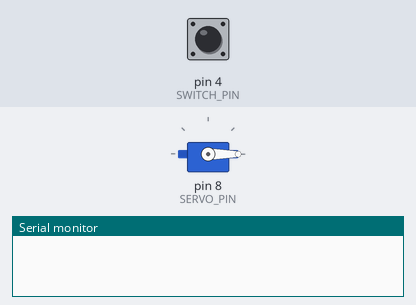
Recording of a sketch running on a simulated Arduino Uno, built with avr-gcc and run on an emulated ATmega328P. Shown: servo, the last lines printed to the serial monitor. The test bench sets the inputs (shaded band); at power-on: pin 4 (SWITCH_PIN) HIGH.

Above: at 1.2 s.
1.3 s: pin 4 (SWITCH_PIN) pulled LOW for 0.15 s
At 4.1 s:
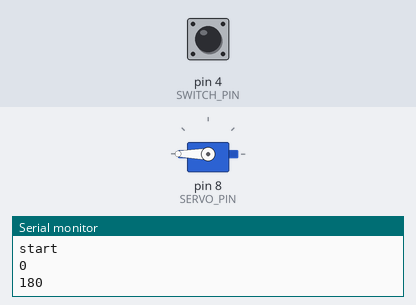
4.4 s: pin 4 (SWITCH_PIN) pulled LOW for 3.2 s
At 6.2 s:
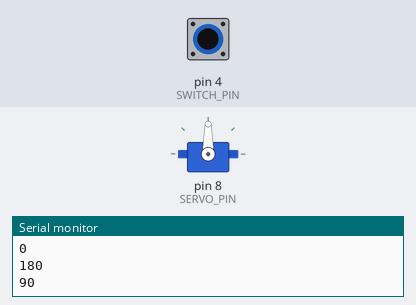
9.1 s: pin 4 (SWITCH_PIN) pulled LOW for 1 s
At 10.5 s:
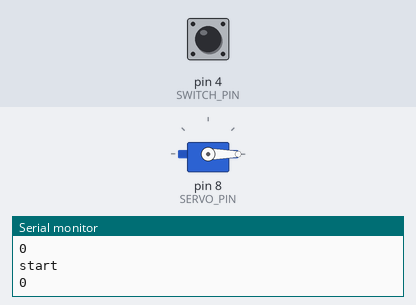
Timing chart, 0 to 18.8 s (numbered marks = the images above; inputs shaded):
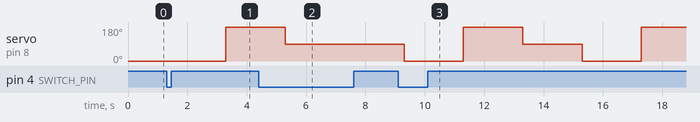

Measured:
- after the input at 1.3 s, servo on pin 8 (SERVO_PIN): 0° → 180° after 2.0 s
- after the input at 4.4 s, servo on pin 8 (SERVO_PIN): goes on until 5.3 s, then stays 90°
- after the input at 9.1 s, servo on pin 8 (SERVO_PIN): 90° → 0° after 0.20 s, → 180° 2.0 s later, → 90° 2.0 s later, → 0° 2.0 s later, … (5 changes in this stretch)

The sketch:

swith-servo.ino
```cpp
#include <Servo.h>

// サーボのピン番号
const int SERVO_PIN = 8;

// サーボのインスタンス
Servo servo;

// スイッチ用
const int SWITCH_PIN = 4;
int state = 1;

// INITがtrueの時は、モーターの位置を0にするだけ
const bool INIT = false;
//const bool INIT = true;

void setup(){
  pinMode( SWITCH_PIN, INPUT );
  Serial.begin( 9600 );
  servo.attach(SERVO_PIN);
  servo.write(0);
}


void angle_test(){
  if (INIT) return;
  Serial.print("start\n");
  servo.write(0);
  Serial.print("0\n");
  delay(2000);
  servo.write(180);
  Serial.print("180\n");
  delay(2000);
  servo.write(90);
  Serial.print("90\n");
  delay(2000);


}


void loop(){
  if (digitalRead( SWITCH_PIN ) ==  0){
    if (state == 1) {
      state = 0;
    }
    else {
      state = 1;
      Serial.println("stop!");
      delay(2000);

    }
  }

  if (state == 0){
    Serial.println(state);
    angle_test();
  }
}
```
